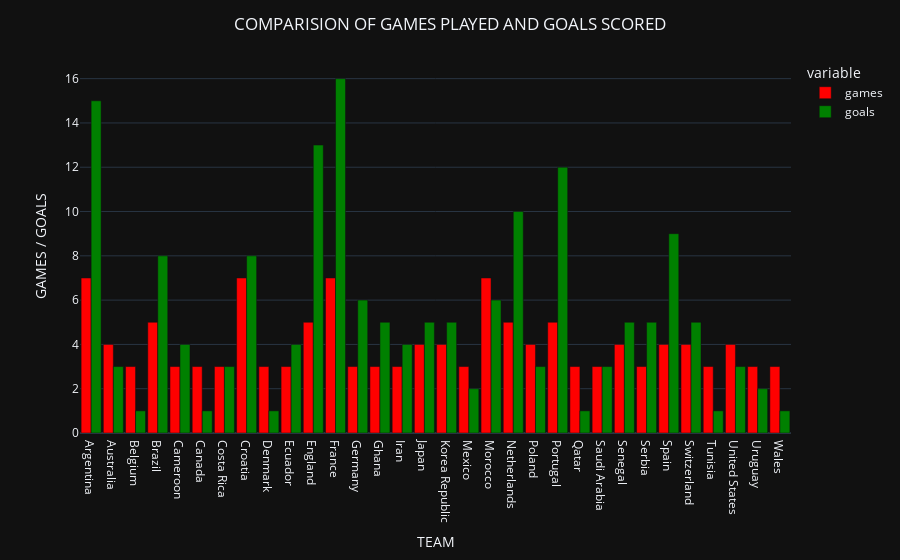

Notebook cell for this chart:
### Markdown cell above
`Spain` has the highest possession at `75.8%`, while `Costa Rica` has the lowest at `31.3%`.

### Code cell
fig = px.bar(team_data, x = 'team', y=['games', 'goals'], barmode='group', color_discrete_map={'goals': 'green', 'games': 'red'})

fig.update_layout(
    template = 'plotly_dark',
    title = 'COMPARISION OF GAMES PLAYED AND GOALS SCORED',
    title_x = 0.5, 
    xaxis_title = 'TEAM',
    yaxis_title = 'GAMES / GOALS',
    bargap = 0.1
)

fig.show()

### Figure 1 — Plotly figure (JSON) as saved in the notebook; plotly's stock layout.template omitted (floating-point values rounded to 4 significant figures)
{"data": [{"alignmentgroup": "True", "hovertemplate": "variable=games<br>team=%{x}<br>value=%{y}<extra></extra>", "legendgroup": "games", "marker": {"color": "red", "pattern": {"shape": ""}}, "name": "games", "offsetgroup": "games", "orientation": "v", "showlegend": true, "textposition": "auto", "type": "bar", "x": ["Argentina", "Australia", "Belgium", "Brazil", "Cameroon", "Canada", "Costa Rica", "Croatia", "Denmark", "Ecuador", "England", "France", "Germany", "Ghana", "Iran", "Japan", "Korea Republic", "Mexico", "Morocco", "Netherlands", "Poland", "Portugal", "Qatar", "Saudi Arabia", "Senegal", "Serbia", "Spain", "Switzerland", "Tunisia", "United States", "Uruguay", "Wales"], "xaxis": "x", "y": [7, 4, 3, 5, 3, 3, 3, 7, 3, 3, 5, 7, 3, 3, 3, 4, 4, 3, 7, 5, 4, 5, 3, 3, 4, 3, 4, 4, 3, 4, 3, 3], "yaxis": "y"}, {"alignmentgroup": "True", "hovertemplate": "variable=goals<br>team=%{x}<br>value=%{y}<extra></extra>", "legendgroup": "goals", "marker": {"color": "green", "pattern": {"shape": ""}}, "name": "goals", "offsetgroup": "goals", "orientation": "v", "showlegend": true, "textposition": "auto", "type": "bar", "x": ["Argentina", "Australia", "Belgium", "Brazil", "Cameroon", "Canada", "Costa Rica", "Croatia", "Denmark", "Ecuador", "England", "France", "Germany", "Ghana", "Iran", "Japan", "Korea Republic", "Mexico", "Morocco", "Netherlands", "Poland", "Portugal", "Qatar", "Saudi Arabia", "Senegal", "Serbia", "Spain", "Switzerland", "Tunisia", "United States", "Uruguay", "Wales"], "xaxis": "x", "y": [15, 3, 1, 8, 4, 1, 3, 8, 1, 4, 13, 16, 6, 5, 4, 5, 5, 2, 6, 10, 3, 12, 1, 3, 5, 5, 9, 5, 1, 3, 2, 1], "yaxis": "y"}], "layout": {"bargap": 0.1, "barmode": "group", "legend": {"title": {"text": "variable"}, "tracegroupgap": 0}, "margin": {"t": 60}, "title": {"text": "COMPARISION OF GAMES PLAYED AND GOALS SCORED", "x": 0.5}, "xaxis": {"anchor": "y", "domain": [0, 1], "title": {"text": "TEAM"}}, "yaxis": {"anchor": "x", "domain": [0, 1], "title": {"text": "GAMES / GOALS"}}}}
